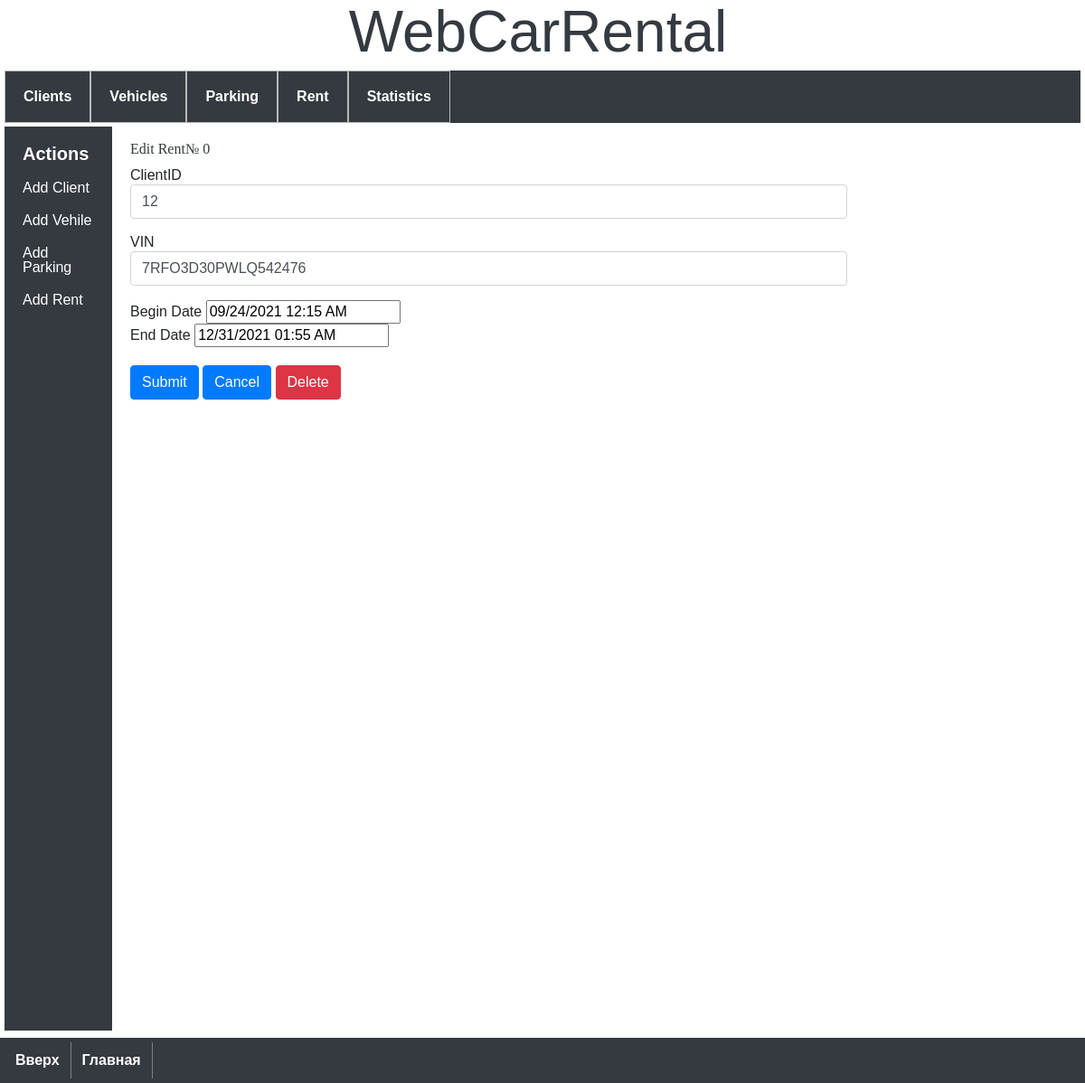
The page /rent/0/edit-rent on the database as committed earlier.
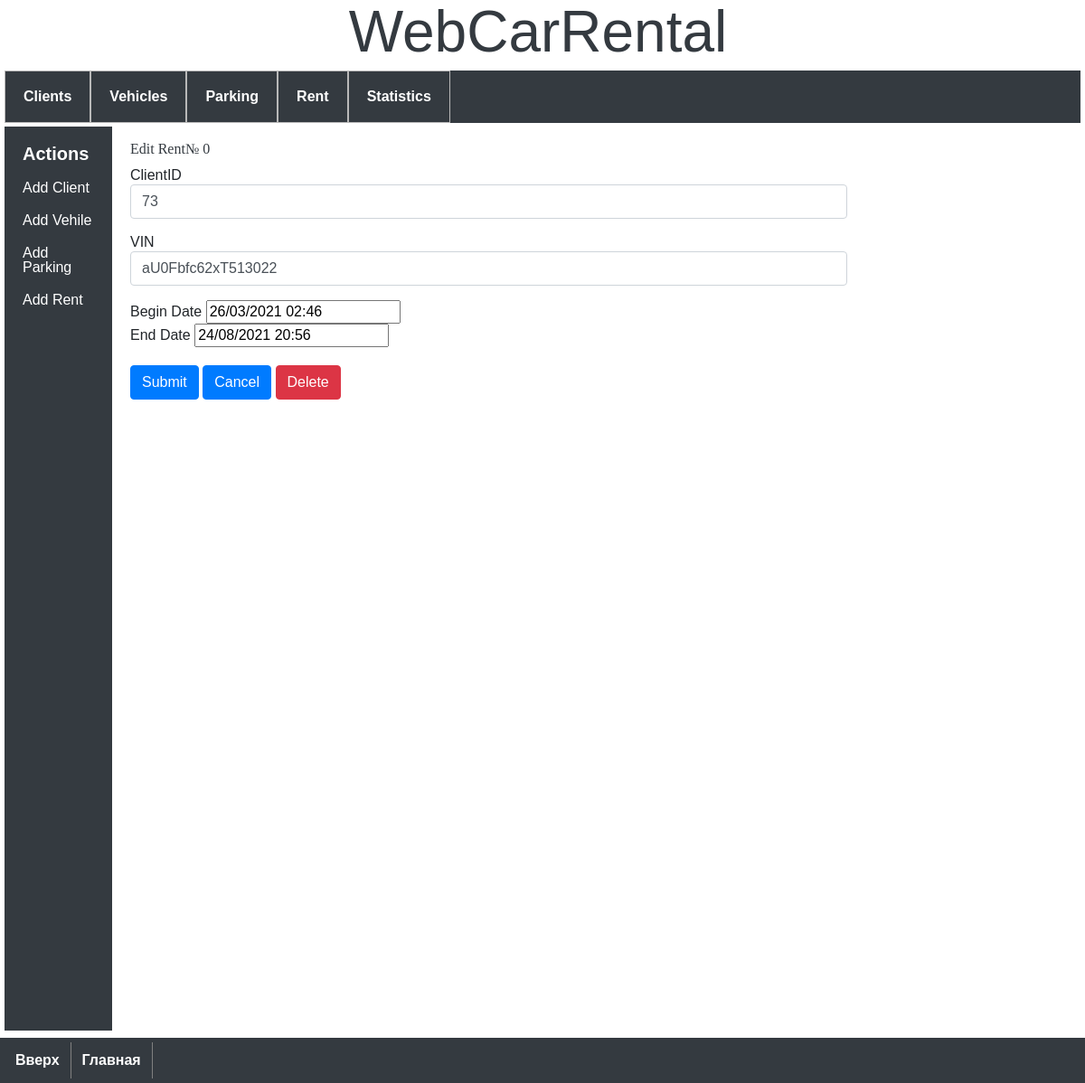
The same page on the database as committed later.
### model.py (models this page shows, shortened)
class Rent(db.Model):
    __tablename__ = 'rent'
    rent_id = db.Column('rent_id', db.INTEGER, primary_key=True, autoincrement=True)
    client_id = db.Column(db.ForeignKey('client.client_id'))
    vin_number = db.Column(db.ForeignKey('vehicle.vin_number'))
    begin_date = db.Column('begin_date', db.String(50), unique=False)
    end_date = db.Column('end_date', db.String(50), unique=False)

### app.py (the view, shortened to what this page needs)
@app.route('/rent/<int:rent_id>/edit-rent', methods=('GET', 'POST'))
def edit_rent(rent_id):
    cur_rent = get_rent(rent_id)
    form = EditAndDeleteRentForm()
    if request.method == 'GET':
        form.client_id.data = cur_rent.client_id
        form.vin_number.data = cur_rent.vin_number
        form.begin_date.data = cur_rent.begin_date
        form.end_date.data = cur_rent.end_date
    return render_template(
        './rent/edit-rent.html',
        rent=cur_rent,
        form=form)

### app.py (called while the page is built)
def get_rent(rent_id):
    return db.session.query(Rent)\
        .filter(Rent.rent_id == int(rent_id)).one_or_none()

### templates/rent/edit-rent.html (shortened to what this page needs)
{% extends 'base.html' %}
{% block content %}
<h1>{% block title %} Edit Rent№ {{ rent.rent_id }} {% endblock %}</h1>
<div class="continer">
       <form class='form-horizontal' method='POST' action="">
              <div class="form-group">
                     {{ form.client_id.label }}
                     {{ form.client_id(class="form-control") }}
              </div>
              <div class="form-group">
                     {{ form.vin_number.label }}
                     {{ form.vin_number(class="form-control") }}
              </div>
              <div class="form-gropu">
                     {{ form.begin_date.label }}
                     {{ form.begin_date }}
              </div>
              <div class="form-gropu">
                     {{ form.end_date.label }}
                     {{ form.end_date }}
              </div>
</div>
<br>
<div class="form-group">
       {{ form.submit(class="btn btn-primary") }}
       <a class="btn btn-primary" href="../../rents">Cancel</a>
       {{ form.delete(class="btn btn-danger btn-medium") }}
</div>
</div>
{% endblock %}

Rows that differ between the two databases and show on the page:
changed Rent id 0: client_id "12" → "73"; vin_number "7RFO3D30PWLQ542476" → "aU0Fbfc62xT513022"; begin_date "09/24/2021 12:15 AM" → "26/03/2021 02:46"; end_date "12/31/2021 01:55 AM" → "24/08/2021 20:56"
